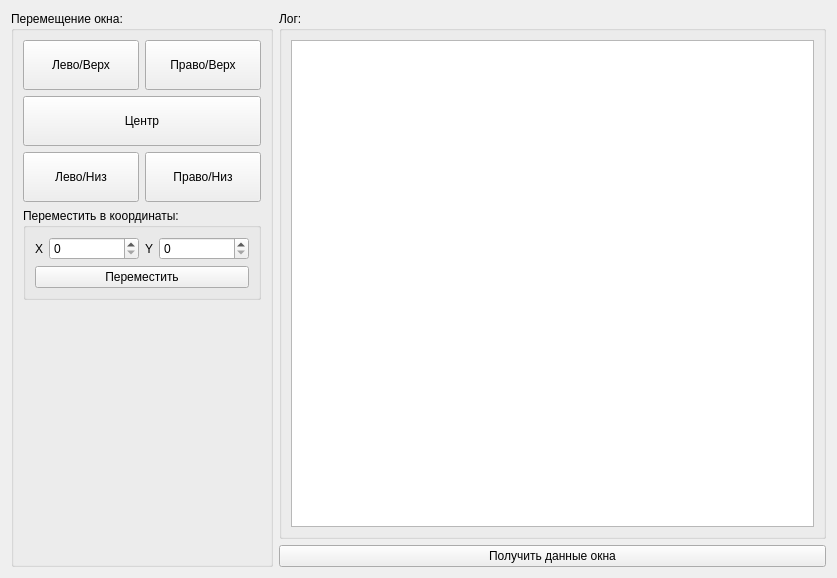
<?xml version="1.0" encoding="UTF-8"?>
<ui version="4.0">
 <class>Form</class>
 <widget class="QWidget" name="Form">
  <property name="geometry">
   <rect>
    <x>0</x>
    <y>0</y>
    <width>837</width>
    <height>578</height>
   </rect>
  </property>
  <property name="minimumSize">
   <size>
    <width>700</width>
    <height>450</height>
   </size>
  </property>
  <property name="windowTitle">
   <string>Form</string>
  </property>
  <layout class="QHBoxLayout" name="horizontalLayout">
   <item>
    <widget class="QGroupBox" name="groupBox_2">
     <property name="title">
      <string>Перемещение окна:</string>
     </property>
     <layout class="QVBoxLayout" name="verticalLayout_3">
      <item>
       <layout class="QHBoxLayout" name="horizontalLayout_6">
        <item>
         <widget class="QPushButton" name="pushButtonLT">
          <property name="minimumSize">
           <size>
            <width>0</width>
            <height>50</height>
           </size>
          </property>
          <property name="text">
           <string>Лево/Верх</string>
          </property>
         </widget>
        </item>
        <item>
         <widget class="QPushButton" name="pushButtonRT">
          <property name="minimumSize">
           <size>
            <width>0</width>
            <height>50</height>
           </size>
          </property>
          <property name="text">
           <string>Право/Верх</string>
          </property>
         </widget>
        </item>
       </layout>
      </item>
      <item>
       <widget class="QPushButton" name="pushButtonCenter">
        <property name="minimumSize">
         <size>
          <width>0</width>
          <height>50</height>
         </size>
        </property>
        <property name="text">
         <string>Центр</string>
        </property>
       </widget>
      </item>
      <item>
       <layout class="QHBoxLayout" name="horizontalLayout_5">
        <item>
         <widget class="QPushButton" name="pushButtonLB">
          <property name="minimumSize">
           <size>
            <width>0</width>
            <height>50</height>
           </size>
          </property>
          <property name="text">
           <string>Лево/Низ</string>
          </property>
         </widget>
        </item>
        <item>
         <widget class="QPushButton" name="pushButtonRB">
          <property name="minimumSize">
           <size>
            <width>0</width>
            <height>50</height>
           </size>
          </property>
          <property name="text">
           <string>Право/Низ</string>
          </property>
         </widget>
        </item>
       </layout>
      </item>
      <item>
       <widget class="QGroupBox" name="groupBox_3">
        <property name="title">
         <string>Переместить в координаты:</string>
        </property>
        <layout class="QVBoxLayout" name="verticalLayout_2">
         <item>
          <layout class="QHBoxLayout" name="horizontalLayout_3">
           <item>
            <widget class="QLabel" name="label">
             <property name="text">
              <string>X</string>
             </property>
            </widget>
           </item>
           <item>
            <widget class="QSpinBox" name="spinBoxX">
             <property name="sizePolicy">
              <sizepolicy hsizetype="Minimum" vsizetype="Fixed">
               <horstretch>0</horstretch>
               <verstretch>0</verstretch>
              </sizepolicy>
             </property>
             <property name="minimumSize">
              <size>
               <width>90</width>
               <height>0</height>
              </size>
             </property>
             <property name="maximum">
              <number>1920</number>
             </property>
            </widget>
           </item>
           <item>
            <widget class="QLabel" name="label_2">
             <property name="text">
              <string>Y</string>
             </property>
            </widget>
           </item>
           <item>
            <widget class="QSpinBox" name="spinBoxY">
             <property name="minimumSize">
              <size>
               <width>90</width>
               <height>0</height>
              </size>
             </property>
             <property name="maximum">
              <number>1080</number>
             </property>
            </widget>
           </item>
          </layout>
         </item>
         <item>
          <widget class="QPushButton" name="pushButtonMoveCoords">
           <property name="text">
            <string>Переместить</string>
           </property>
          </widget>
         </item>
        </layout>
       </widget>
      </item>
      <item>
       <spacer name="verticalSpacer">
        <property name="orientation">
         <enum>Qt::Orientation::Vertical</enum>
        </property>
        <property name="sizeHint" stdset="0">
         <size>
          <width>20</width>
          <height>40</height>
         </size>
        </property>
       </spacer>
      </item>
     </layout>
    </widget>
   </item>
   <item>
    <layout class="QVBoxLayout" name="verticalLayout">
     <item>
      <widget class="QGroupBox" name="groupBox">
       <property name="title">
        <string>Лог:</string>
       </property>
       <layout class="QHBoxLayout" name="horizontalLayout_2">
        <item>
         <widget class="QPlainTextEdit" name="plainTextEdit">
          <property name="minimumSize">
           <size>
            <width>200</width>
            <height>0</height>
           </size>
          </property>
         </widget>
        </item>
       </layout>
      </widget>
     </item>
     <item>
      <widget class="QPushButton" name="pushButtonGetData">
       <property name="text">
        <string>Получить данные окна</string>
       </property>
      </widget>
     </item>
    </layout>
   </item>
  </layout>
 </widget>
 <resources/>
 <connections/>
</ui>
